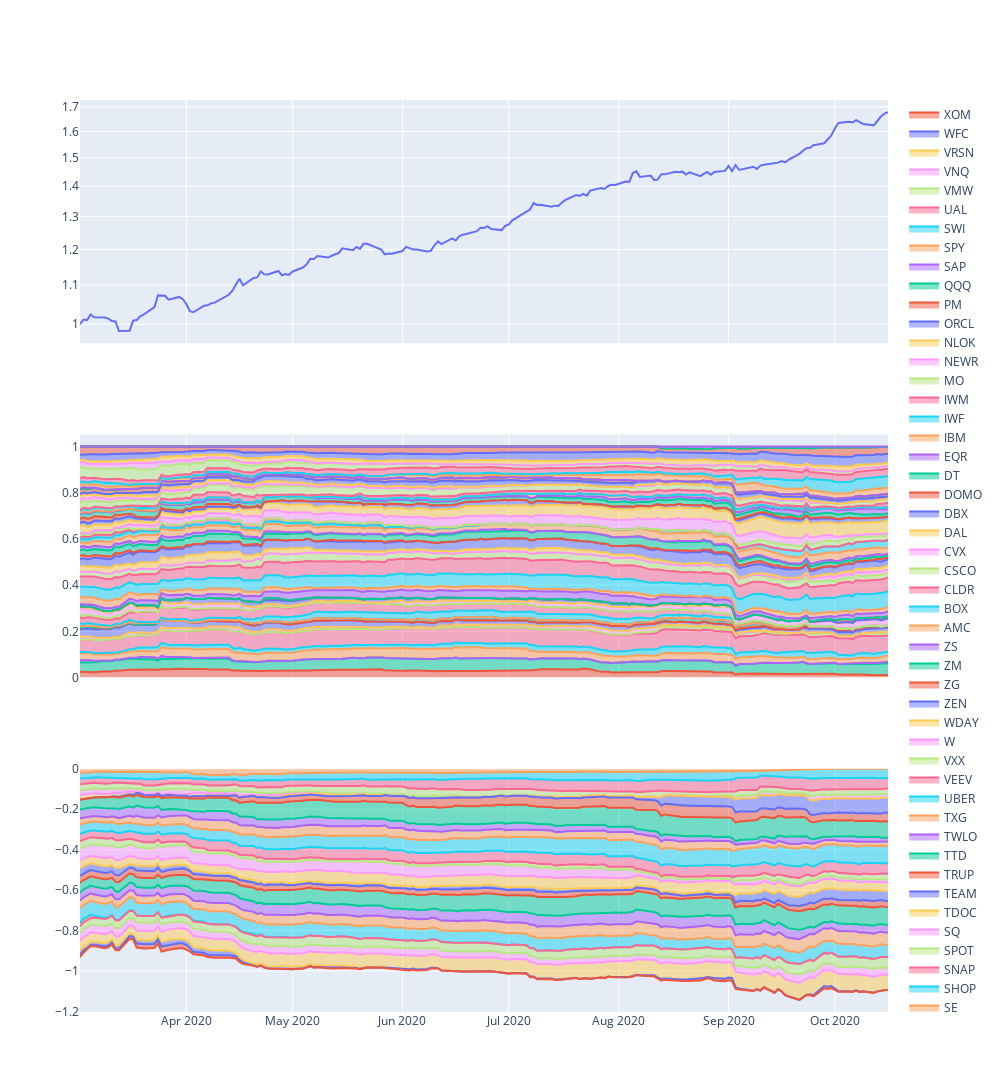

Notebook source saved alongside this figure:
### Code cell
from plotly.subplots import make_subplots
import plotly.graph_objects as go

fig = make_subplots(rows=3, cols=1, shared_xaxes=True)

cum_returns = (r.returns_history+1).cumprod()
fig.add_trace(go.Scatter(x=cum_returns.index, y=cum_returns), row=1, col=1)
fig.update_yaxes(type="log", row=1, col=1)


long_allocations = r.allocation_history[[c for c in r.allocation_history.columns if c in LONG_CANDIDATES]]
for (k, v) in long_allocations.items():
    fig.add_trace(go.Scatter(x=r.allocation_history.index, y=v, name=k, stackgroup='one'), row=2, col=1)
    
short_allocations = r.allocation_history[[c for c in r.allocation_history.columns if c in SHORT_CANDIDATES]]
for (k, v) in short_allocations.items():
    fig.add_trace(go.Scatter(x=r.allocation_history.index, y=v, name=k, stackgroup='one'), row=3, col=1)

fig.update_layout(
    autosize=False,
    width=1000,
    height=1200,)
fig.show()

### Figure 1 — Plotly figure (JSON) as saved in the notebook; plotly's stock layout.template omitted (floating-point values rounded to 4 significant figures; data arrays with more than 128 entries replaced by an {"elided": "..."} marker saying what was removed)
{"data": [{"type": "scatter", "x": {"elided": "161 str values"}, "xaxis": "x", "y": {"elided": "161 float values"}, "yaxis": "y"}, {"name": "AMD", "stackgroup": "one", "type": "scatter", "x": {"elided": "161 str values"}, "xaxis": "x2", "y": {"elided": "161 float values"}, "yaxis": "y2"}, {"name": "AMZN", "stackgroup": "one", "type": "scatter", "x": {"elided": "161 str values"}, "xaxis": "x2", "y": {"elided": "161 float values"}, "yaxis": "y2"}, {"name": "AYX", "stackgroup": "one", "type": "scatter", "x": {"elided": "161 str values"}, "xaxis": "x2", "y": {"elided": "161 float values"}, "yaxis": "y2"}, {"name": "BABA", "stackgroup": "one", "type": "scatter", "x": {"elided": "161 str values"}, "xaxis": "x2", "y": {"elided": "161 float values"}, "yaxis": "y2"}, {"name": "BBBY", "stackgroup": "one", "type": "scatter", "x": {"elided": "161 str values"}, "xaxis": "x2", "y": {"elided": "161 float values"}, "yaxis": "y2"}, {"name": "BLK", "stackgroup": "one", "type": "scatter", "x": {"elided": "161 str values"}, "xaxis": "x2", "y": {"elided": "161 float values"}, "yaxis": "y2"}, {"name": "BYND", "stackgroup": "one", "type": "scatter", "x": {"elided": "161 str values"}, "xaxis": "x2", "y": {"elided": "161 float values"}, "yaxis": "y2"}, {"name": "CHWY", "stackgroup": "one", "type": "scatter", "x": {"elided": "161 str values"}, "xaxis": "x2", "y": {"elided": "161 float values"}, "yaxis": "y2"}, {"name": "COUP", "stackgroup": "one", "type": "scatter", "x": {"elided": "161 str values"}, "xaxis": "x2", "y": {"elided": "161 float values"}, "yaxis": "y2"}, {"name": "CRM", "stackgroup": "one", "type": "scatter", "x": {"elided": "161 str values"}, "xaxis": "x2", "y": {"elided": "161 float values"}, "yaxis": "y2"}, {"name": "CRSP", "stackgroup": "one", "type": "scatter", "x": {"elided": "161 str values"}, "xaxis": "x2", "y": {"elided": "161 float values"}, "yaxis": "y2"}, {"name": "CRWD", "stackgroup": "one", "type": "scatter", "x": {"elided": "161 str values"}, "xaxis": "x2", "y": {"elided": "161 float values"}, "yaxis": "y2"}, {"name": "CVNA", "stackgroup": "one", "type": "scatter", "x": {"elided": "161 str values"}, "xaxis": "x2", "y": {"elided": "161 float values"}, "yaxis": "y2"}, {"name": "DAO", "stackgroup": "one", "type": "scatter", "x": {"elided": "161 str values"}, "xaxis": "x2", "y": {"elided": "161 float values"}, "yaxis": "y2"}, {"name": "DDOG", "stackgroup": "one", "type": "scatter", "x": {"elided": "161 str values"}, "xaxis": "x2", "y": {"elided": "161 float values"}, "yaxis": "y2"}, {"name": "DOCU", "stackgroup": "one", "type": "scatter", "x": {"elided": "161 str values"}, "xaxis": "x2", "y": {"elided": "161 float values"}, "yaxis": "y2"}, {"name": "FIVN", "stackgroup": "one", "type": "scatter", "x": {"elided": "161 str values"}, "xaxis": "x2", "y": {"elided": "161 float values"}, "yaxis": "y2"}, {"name": "FRPT", "stackgroup": "one", "type": "scatter", "x": {"elided": "161 str values"}, "xaxis": "x2", "y": {"elided": "161 float values"}, "yaxis": "y2"}, {"name": "FSLY", "stackgroup": "one", "type": "scatter", "x": {"elided": "161 str values"}, "xaxis": "x2", "y": {"elided": "161 float values"}, "yaxis": "y2"}, {"name": "FVRR", "stackgroup": "one", "type": "scatter", "x": {"elided": "161 str values"}, "xaxis": "x2", "y": {"elided": "161 float values"}, "yaxis": "y2"}, {"name": "GRUB", "stackgroup": "one", "type": "scatter", "x": {"elided": "161 str values"}, "xaxis": "x2", "y": {"elided": "161 float values"}, "yaxis": "y2"}, {"name": "GSX", "stackgroup": "one", "type": "scatter", "x": {"elided": "161 str values"}, "xaxis": "x2", "y": {"elided": "161 int values"}, "yaxis": "y2"}, {"name": "HUBS", "stackgroup": "one", "type": "scatter", "x": {"elided": "161 str values"}, "xaxis": "x2", "y": {"elided": "161 float values"}, "yaxis": "y2"}, {"name": "IAC", "stackgroup": "one", "type": "scatter", "x": {"elided": "161 str values"}, "xaxis": "x2", "y": {"elided": "161 float values"}, "yaxis": "y2"}, {"name": "ISRG", "stackgroup": "one", "type": "scatter", "x": {"elided": "161 str values"}, "xaxis": "x2", "y": {"elided": "161 float values"}, "yaxis": "y2"}, {"name": "ITB", "stackgroup": "one", "type": "scatter", "x": {"elided": "161 str values"}, "xaxis": "x2", "y": {"elided": "161 float values"}, "yaxis": "y2"}, {"name": "LULU", "stackgroup": "one", "type": "scatter", "x": {"elided": "161 str values"}, "xaxis": "x2", "y": {"elided": "161 float values"}, "yaxis": "y2"}, {"name": "MDB", "stackgroup": "one", "type": "scatter", "x": {"elided": "161 str values"}, "xaxis": "x2", "y": {"elided": "161 float values"}, "yaxis": "y2"}, {"name": "MELI", "stackgroup": "one", "type": "scatter", "x": {"elided": "161 str values"}, "xaxis": "x2", "y": {"elided": "161 float values"}, "yaxis": "y2"}, {"name": "MSCI", "stackgroup": "one", "type": "scatter", "x": {"elided": "161 str values"}, "xaxis": "x2", "y": {"elided": "161 float values"}, "yaxis": "y2"}, {"name": "NET", "stackgroup": "one", "type": "scatter", "x": {"elided": "161 str values"}, "xaxis": "x2", "y": {"elided": "161 float values"}, "yaxis": "y2"}, {"name": "NFLX", "stackgroup": "one", "type": "scatter", "x": {"elided": "161 str values"}, "xaxis": "x2", "y": {"elided": "161 float values"}, "yaxis": "y2"}, {"name": "NIO", "stackgroup": "one", "type": "scatter", "x": {"elided": "161 str values"}, "xaxis": "x2", "y": {"elided": "161 float values"}, "yaxis": "y2"}, {"name": "NOW", "stackgroup": "one", "type": "scatter", "x": {"elided": "161 str values"}, "xaxis": "x2", "y": {"elided": "161 float values"}, "yaxis": "y2"}, {"name": "NVDA", "stackgroup": "one", "type": "scatter", "x": {"elided": "161 str values"}, "xaxis": "x2", "y": {"elided": "161 float values"}, "yaxis": "y2"}, {"name": "NVTA", "stackgroup": "one", "type": "scatter", "x": {"elided": "161 str values"}, "xaxis": "x2", "y": {"elided": "161 float values"}, "yaxis": "y2"}, {"name": "OKTA", "stackgroup": "one", "type": "scatter", "x": {"elided": "161 str values"}, "xaxis": "x2", "y": {"elided": "161 float values"}, "yaxis": "y2"}, {"name": "PAYC", "stackgroup": "one", "type": "scatter", "x": {"elided": "161 str values"}, "xaxis": "x2", "y": {"elided": "161 float values"}, "yaxis": "y2"}, {"name": "PBW", "stackgroup": "one", "type": "scatter", "x": {"elided": "161 str values"}, "xaxis": "x2", "y": {"elided": "161 float values"}, "yaxis": "y2"}, {"name": "PINS", "stackgroup": "one", "type": "scatter", "x": {"elided": "161 str values"}, "xaxis": "x2", "y": {"elided": "161 float values"}, "yaxis": "y2"}, {"name": "PTON", "stackgroup": "one", "type": "scatter", "x": {"elided": "161 str values"}, "xaxis": "x2", "y": {"elided": "161 float values"}, "yaxis": "y2"}, {"name": "RH", "stackgroup": "one", "type": "scatter", "x": {"elided": "161 str values"}, "xaxis": "x2", "y": {"elided": "161 float values"}, "yaxis": "y2"}, {"name": "ROKU", "stackgroup": "one", "type": "scatter", "x": {"elided": "161 str values"}, "xaxis": "x2", "y": {"elided": "161 float values"}, "yaxis": "y2"}, {"name": "SE", "stackgroup": "one", "type": "scatter", "x": {"elided": "161 str values"}, "xaxis": "x2", "y": {"elided": "161 float values"}, "yaxis": "y2"}, {"name": "SHOP", "stackgroup": "one", "type": "scatter", "x": {"elided": "161 str values"}, "xaxis": "x2", "y": {"elided": "161 float values"}, "yaxis": "y2"}, {"name": "SNAP", "stackgroup": "one", "type": "scatter", "x": {"elided": "161 str values"}, "xaxis": "x2", "y": {"elided": "161 float values"}, "yaxis": "y2"}, {"name": "SPOT", "stackgroup": "one", "type": "scatter", "x": {"elided": "161 str values"}, "xaxis": "x2", "y": {"elided": "161 float values"}, "yaxis": "y2"}, {"name": "SQ", "stackgroup": "one", "type": "scatter", "x": {"elided": "161 str values"}, "xaxis": "x2", "y": {"elided": "161 float values"}, "yaxis": "y2"}, {"name": "TDOC", "stackgroup": "one", "type": "scatter", "x": {"elided": "161 str values"}, "xaxis": "x2", "y": {"elided": "161 float values"}, "yaxis": "y2"}, {"name": "TEAM", "stackgroup": "one", "type": "scatter", "x": {"elided": "161 str values"}, "xaxis": "x2", "y": {"elided": "161 float values"}, "yaxis": "y2"}, {"name": "TRUP", "stackgroup": "one", "type": "scatter", "x": {"elided": "161 str values"}, "xaxis": "x2", "y": {"elided": "161 float values"}, "yaxis": "y2"}, {"name": "TTD", "stackgroup": "one", "type": "scatter", "x": {"elided": "161 str values"}, "xaxis": "x2", "y": {"elided": "161 float values"}, "yaxis": "y2"}, {"name": "TWLO", "stackgroup": "one", "type": "scatter", "x": {"elided": "161 str values"}, "xaxis": "x2", "y": {"elided": "161 float values"}, "yaxis": "y2"}, {"name": "TXG", "stackgroup": "one", "type": "scatter", "x": {"elided": "161 str values"}, "xaxis": "x2", "y": {"elided": "161 float values"}, "yaxis": "y2"}, {"name": "UBER", "stackgroup": "one", "type": "scatter", "x": {"elided": "161 str values"}, "xaxis": "x2", "y": {"elided": "161 float values"}, "yaxis": "y2"}, {"name": "VEEV", "stackgroup": "one", "type": "scatter", "x": {"elided": "161 str values"}, "xaxis": "x2", "y": {"elided": "161 float values"}, "yaxis": "y2"}, {"name": "VXX", "stackgroup": "one", "type": "scatter", "x": {"elided": "161 str values"}, "xaxis": "x2", "y": {"elided": "161 float values"}, "yaxis": "y2"}, {"name": "W", "stackgroup": "one", "type": "scatter", "x": {"elided": "161 str values"}, "xaxis": "x2", "y": {"elided": "161 float values"}, "yaxis": "y2"}, {"name": "WDAY", "stackgroup": "one", "type": "scatter", "x": {"elided": "161 str values"}, "xaxis": "x2", "y": {"elided": "161 float values"}, "yaxis": "y2"}, {"name": "ZEN", "stackgroup": "one", "type": "scatter", "x": {"elided": "161 str values"}, "xaxis": "x2", "y": {"elided": "161 float values"}, "yaxis": "y2"}, {"name": "ZG", "stackgroup": "one", "type": "scatter", "x": {"elided": "161 str values"}, "xaxis": "x2", "y": {"elided": "161 float values"}, "yaxis": "y2"}, {"name": "ZM", "stackgroup": "one", "type": "scatter", "x": {"elided": "161 str values"}, "xaxis": "x2", "y": {"elided": "161 int values"}, "yaxis": "y2"}, {"name": "ZS", "stackgroup": "one", "type": "scatter", "x": {"elided": "161 str values"}, "xaxis": "x2", "y": {"elided": "161 float values"}, "yaxis": "y2"}, {"name": "AMC", "stackgroup": "one", "type": "scatter", "x": {"elided": "161 str values"}, "xaxis": "x3", "y": {"elided": "161 float values"}, "yaxis": "y3"}, {"name": "BOX", "stackgroup": "one", "type": "scatter", "x": {"elided": "161 str values"}, "xaxis": "x3", "y": {"elided": "161 float values"}, "yaxis": "y3"}, {"name": "CLDR", "stackgroup": "one", "type": "scatter", "x": {"elided": "161 str values"}, "xaxis": "x3", "y": {"elided": "161 float values"}, "yaxis": "y3"}, {"name": "CSCO", "stackgroup": "one", "type": "scatter", "x": {"elided": "161 str values"}, "xaxis": "x3", "y": {"elided": "161 float values"}, "yaxis": "y3"}, {"name": "CVX", "stackgroup": "one", "type": "scatter", "x": {"elided": "161 str values"}, "xaxis": "x3", "y": {"elided": "161 float values"}, "yaxis": "y3"}, {"name": "DAL", "stackgroup": "one", "type": "scatter", "x": {"elided": "161 str values"}, "xaxis": "x3", "y": {"elided": "161 float values"}, "yaxis": "y3"}, {"name": "DBX", "stackgroup": "one", "type": "scatter", "x": {"elided": "161 str values"}, "xaxis": "x3", "y": {"elided": "161 float values"}, "yaxis": "y3"}, {"name": "DOMO", "stackgroup": "one", "type": "scatter", "x": {"elided": "161 str values"}, "xaxis": "x3", "y": {"elided": "161 float values"}, "yaxis": "y3"}, {"name": "DT", "stackgroup": "one", "type": "scatter", "x": {"elided": "161 str values"}, "xaxis": "x3", "y": {"elided": "161 float values"}, "yaxis": "y3"}, {"name": "EQR", "stackgroup": "one", "type": "scatter", "x": {"elided": "161 str values"}, "xaxis": "x3", "y": {"elided": "161 float values"}, "yaxis": "y3"}, {"name": "IBM", "stackgroup": "one", "type": "scatter", "x": {"elided": "161 str values"}, "xaxis": "x3", "y": {"elided": "161 float values"}, "yaxis": "y3"}, {"name": "IWF", "stackgroup": "one", "type": "scatter", "x": {"elided": "161 str values"}, "xaxis": "x3", "y": {"elided": "161 float values"}, "yaxis": "y3"}, {"name": "IWM", "stackgroup": "one", "type": "scatter", "x": {"elided": "161 str values"}, "xaxis": "x3", "y": {"elided": "161 float values"}, "yaxis": "y3"}, {"name": "MO", "stackgroup": "one", "type": "scatter", "x": {"elided": "161 str values"}, "xaxis": "x3", "y": {"elided": "161 float values"}, "yaxis": "y3"}, {"name": "NEWR", "stackgroup": "one", "type": "scatter", "x": {"elided": "161 str values"}, "xaxis": "x3", "y": {"elided": "161 float values"}, "yaxis": "y3"}, {"name": "NLOK", "stackgroup": "one", "type": "scatter", "x": {"elided": "161 str values"}, "xaxis": "x3", "y": {"elided": "161 float values"}, "yaxis": "y3"}, {"name": "ORCL", "stackgroup": "one", "type": "scatter", "x": {"elided": "161 str values"}, "xaxis": "x3", "y": {"elided": "161 float values"}, "yaxis": "y3"}, {"name": "PM", "stackgroup": "one", "type": "scatter", "x": {"elided": "161 str values"}, "xaxis": "x3", "y": {"elided": "161 float values"}, "yaxis": "y3"}, {"name": "QQQ", "stackgroup": "one", "type": "scatter", "x": {"elided": "161 str values"}, "xaxis": "x3", "y": {"elided": "161 float values"}, "yaxis": "y3"}, {"name": "SAP", "stackgroup": "one", "type": "scatter", "x": {"elided": "161 str values"}, "xaxis": "x3", "y": {"elided": "161 float values"}, "yaxis": "y3"}, {"name": "SPY", "stackgroup": "one", "type": "scatter", "x": {"elided": "161 str values"}, "xaxis": "x3", "y": {"elided": "161 float values"}, "yaxis": "y3"}, {"name": "SWI", "stackgroup": "one", "type": "scatter", "x": {"elided": "161 str values"}, "xaxis": "x3", "y": {"elided": "161 float values"}, "yaxis": "y3"}, {"name": "UAL", "stackgroup": "one", "type": "scatter", "x": {"elided": "161 str values"}, "xaxis": "x3", "y": {"elided": "161 float values"}, "yaxis": "y3"}, {"name": "VMW", "stackgroup": "one", "type": "scatter", "x": {"elided": "161 str values"}, "xaxis": "x3", "y": {"elided": "161 float values"}, "yaxis": "y3"}, {"name": "VNQ", "stackgroup": "one", "type": "scatter", "x": {"elided": "161 str values"}, "xaxis": "x3", "y": {"elided": "161 float values"}, "yaxis": "y3"}, {"name": "VRSN", "stackgroup": "one", "type": "scatter", "x": {"elided": "161 str values"}, "xaxis": "x3", "y": {"elided": "161 float values"}, "yaxis": "y3"}, {"name": "WFC", "stackgroup": "one", "type": "scatter", "x": {"elided": "161 str values"}, "xaxis": "x3", "y": {"elided": "161 float values"}, "yaxis": "y3"}, {"name": "XOM", "stackgroup": "one", "type": "scatter", "x": {"elided": "161 str values"}, "xaxis": "x3", "y": {"elided": "161 float values"}, "yaxis": "y3"}], "layout": {"autosize": false, "height": 1200, "width": 1000, "xaxis": {"anchor": "y", "domain": [0, 1], "matches": "x3", "showticklabels": false}, "xaxis2": {"anchor": "y2", "domain": [0, 1], "matches": "x3", "showticklabels": false}, "xaxis3": {"anchor": "y3", "domain": [0, 1]}, "yaxis": {"anchor": "x", "domain": [0.7333, 1], "type": "log"}, "yaxis2": {"anchor": "x2", "domain": [0.3667, 0.6333]}, "yaxis3": {"anchor": "x3", "domain": [0, 0.2667]}}}
